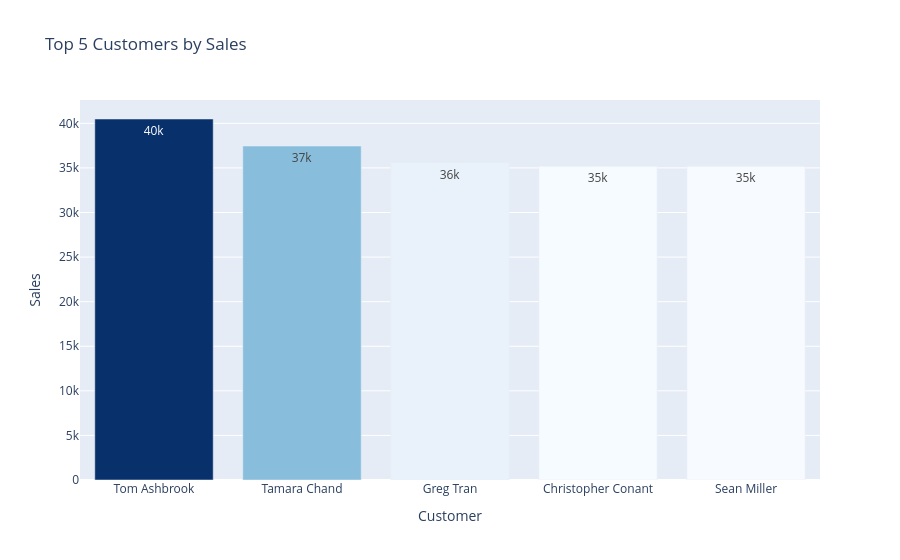

The notebook cell saved with this chart:
### Code cell
# ── Top 5 Customers Interactive ──────────────────────────────────
top5 = (df.groupby('Customer Name')['Sales']
        .sum().sort_values(ascending=False).head(5).reset_index())
top5.columns = ['Customer', 'Sales']

fig = px.bar(top5, x='Customer', y='Sales', color='Sales',
             color_continuous_scale='Blues', text_auto='.2s',
             title='Top 5 Customers by Sales')
fig.update_layout(coloraxis_showscale=False)
fig.show()

### Figure 1 — Plotly figure (JSON) as saved in the notebook; plotly's stock layout.template omitted (floating-point values rounded to 4 significant figures)
{"data": [{"alignmentgroup": "True", "hovertemplate": "Customer=%{x}<br>Sales=%{marker.color}<extra></extra>", "legendgroup": "", "marker": {"color": [40490.0, 37460.0, 35550.0, 35190.0, 35170.0], "coloraxis": "coloraxis", "pattern": {"shape": ""}}, "name": "", "offsetgroup": "", "orientation": "v", "showlegend": false, "textposition": "auto", "texttemplate": "%{y:.2s}", "type": "bar", "x": ["Tom Ashbrook", "Tamara Chand", "Greg Tran", "Christopher Conant", "Sean Miller"], "xaxis": "x", "y": [40490.0, 37460.0, 35550.0, 35190.0, 35170.0], "yaxis": "y"}], "layout": {"barmode": "relative", "coloraxis": {"colorbar": {"title": {"text": "Sales"}}, "colorscale": [[0, "rgb(247,251,255)"], [0.125, "rgb(222,235,247)"], [0.25, "rgb(198,219,239)"], [0.375, "rgb(158,202,225)"], [0.5, "rgb(107,174,214)"], [0.625, "rgb(66,146,198)"], [0.75, "rgb(33,113,181)"], [0.875, "rgb(8,81,156)"], [1, "rgb(8,48,107)"]], "showscale": false}, "legend": {"tracegroupgap": 0}, "title": {"text": "Top 5 Customers by Sales"}, "xaxis": {"anchor": "y", "domain": [0, 1], "title": {"text": "Customer"}}, "yaxis": {"anchor": "x", "domain": [0, 1], "title": {"text": "Sales"}}}}
